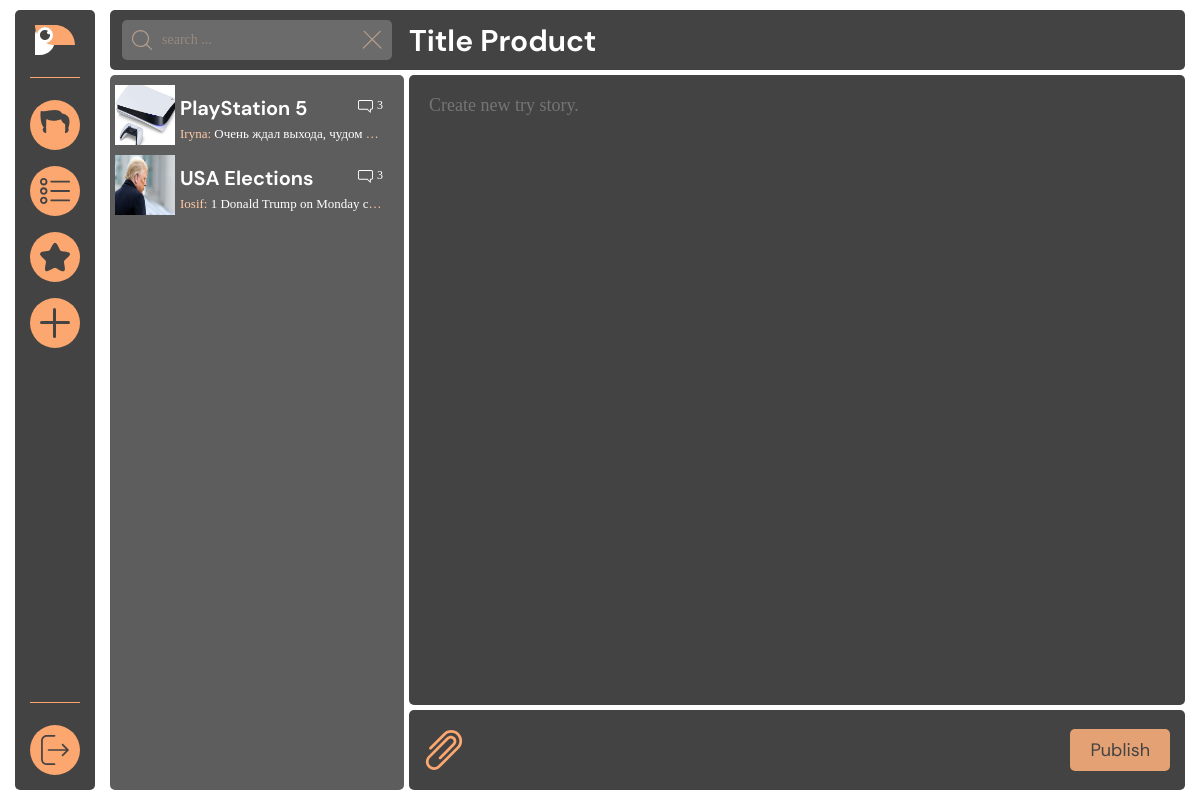
Page /create.php on the committed database.
### tables this page shows
CREATE TABLE `topics` (
  `id` int(11) NOT NULL,
  `person_id` int(11) NOT NULL,
  `title` varchar(100) NOT NULL,
  `description` varchar(255) NOT NULL,
  `img` varchar(100) NOT NULL
);

CREATE TABLE `users` (
  `id` int(11) NOT NULL,
  `username` varchar(100) NOT NULL,
  `password` varchar(250) NOT NULL,
  `fullname` varchar(100) NOT NULL,
  `email` varchar(100) NOT NULL,
  `phone` varchar(20) NOT NULL,
  `photo` varchar(250) NOT NULL
);

CREATE TABLE `comments` (
  `id` int(11) NOT NULL,
  `topic_id` int(11) NOT NULL,
  `person_id` int(11) NOT NULL,
  `comment` text NOT NULL,
  `date` datetime NOT NULL DEFAULT current_timestamp()
);

### particles/products.php (the view)
<?php
include $_SERVER['DOCUMENT_ROOT'] . "/configs/db.php";
$sql = "SELECT * FROM topics";
$result = mysqli_query($connect, $sql);
$topics_num = mysqli_num_rows($result);
?>
<nav class="content__products">
	<ul class="products__list">
		<?php
		$count = 1;
		while ($count <= $topics_num) {
			$sql_img = "SELECT * FROM topics WHERE id =" . $count;
			$result_img = mysqli_query($connect, $sql_img);
			$topic = mysqli_fetch_assoc($result);
			$topic_img = mysqli_fetch_assoc($result_img);
			echo "<a href='?topic_id=" . $topic["id"] . "'>";
				echo"<li class=\"products__item\">";
				echo "<div class=\"icon\"><img src='" . $topic_img['img'] . "' ></div>";
				echo "<div class=\"item__content\">";
				echo "<div class=\"item__title\">";
				echo "<span>" . $topic["title"] . "</span>";
				echo "<div class=\"item__message\">";
				echo "<div class=\"icon\"><img src=\"assets/img/mes.svg\"></div>";
				$sql_comments_num = "SELECT * FROM comments WHERE topic_id =" . $topic['id'];
				$sql_comments_num_result = mysqli_query($connect, $sql_comments_num);
				$comments_num = mysqli_num_rows($sql_comments_num_result);
				echo "<span>" . $comments_num . "</span>";
				$latest_comment = "SELECT * FROM comments WHERE topic_id =" . $topic['id'] ." ORDER BY ID LIMIT 1";
				$sql_comments_num_result = mysqli_query($connect, $latest_comment);
				$lat_com = mysqli_fetch_assoc($sql_comments_num_result);
				$latest_user = "SELECT * FROM users WHERE id =" . $topic['person_id'] ." ORDER BY ID DESC LIMIT 1";
				$sql_user_num_result = mysqli_query($connect, $latest_user);
				$lat_user = mysqli_fetch_assoc($sql_user_num_result);
				echo "</div>";
				echo "</div>";
				echo "<div class=\"item__about\">";
				echo "<span>" . $lat_user['username'] . ": <span>" . $lat_com['comment'] . "</span></span>";
				echo "</div>";
				echo "</div>";
				echo "</li>";
			echo "</a>";
			$count++;
		}
		?>
	</ul>
</nav>

### assets/css/style.css (style rules this page uses)
* { font-family: 'Montserrat Light'; }
.content__products { padding: 10px 2px 10px 5px; width: 294px; height: 100%; border-radius: 5px; background-color: #5D5D5D; }
.content__products ul { overflow-y: auto; overflow-x: hidden; }
.products__list { width: 100%; height: 100%; }
.products__list li { width: calc(100% - 4px); height: 60px; }
.products__item { border-radius: 5px 0px 0px 5px; margin-bottom: 10px; display: flex; justify-content: space-between; align-items: center; }
.products__item > .icon { width: 60px; height: 100%; border-radius: 5px 0px 0px 5px; display: flex; align-items: center; text-align: center; background-color: #E4A174; }
.products__item .icon img { width: 100%; height: 100%; }
.item__content { padding: 5px; padding-right: 15px; width: calc(100% - 60px); height: 100%; }
.item__title { width: 100%; height: 70%; display: flex; flex-direction: row; justify-content: space-between; align-items: center; }
.item__title > span { font-family: 'DM-Sans Bold'; color: white; font-size: 20px; line-height: 26px; }
.item__message { height: 15px; max-width: 50px; display: flex; flex-direction: row; justify-content: flex-start; align-items: flex-start; }
.item__message .icon { margin-right: 4px; max-width: 15px; max-height: 15px; }
.item__message .icon img { width: 100%; height: 100%; }
.item__message > span { font-family: 'Montserrat Light'; font-size: 12px; line-height: 10px; color: white; }
.item__about { font-family: 'DM-Sans Regular'; font-size: 13px; line-height: 17px; width: 100%; height: 30%; }
.item__about > span { color: #FFC9A5; display: block; white-space: nowrap; overflow: hidden; text-overflow: ellipsis; }
.item__about span span { color: white; white-space: nowrap; overflow: hidden; text-overflow: ellipsis; }

### assets/css/null.css (style rules this page uses)
* { padding: 0; margin: 0; border: 0; }
html,body { height: 100%; width: 100%; font-size: 100%; line-height: 1; font-size: 14px; -ms-text-size-adjust: 100%; -moz-text-size-adjust: 100%; -webkit-text-size-adjust: 100%; }
*,*::before,*::after { -moz-box-sizing: border-box; -webkit-box-sizing: border-box; box-sizing: border-box; }
nav,footer,header,aside { display: block; }
a, a:visited { text-decoration: none; }
ul li { list-style: none; }
img { vertical-align: top; }

### rows in the picture
topics: img (picture), title "PlayStation 5", comments_num "3", users.username "Iryna", comments.comment "Очень ждал выхода, чудом…"
topics: img (picture), title "USA Elections", comments_num "3", users.username "Iosif", comments.comment "1 Donald Trump on Monday c…"
